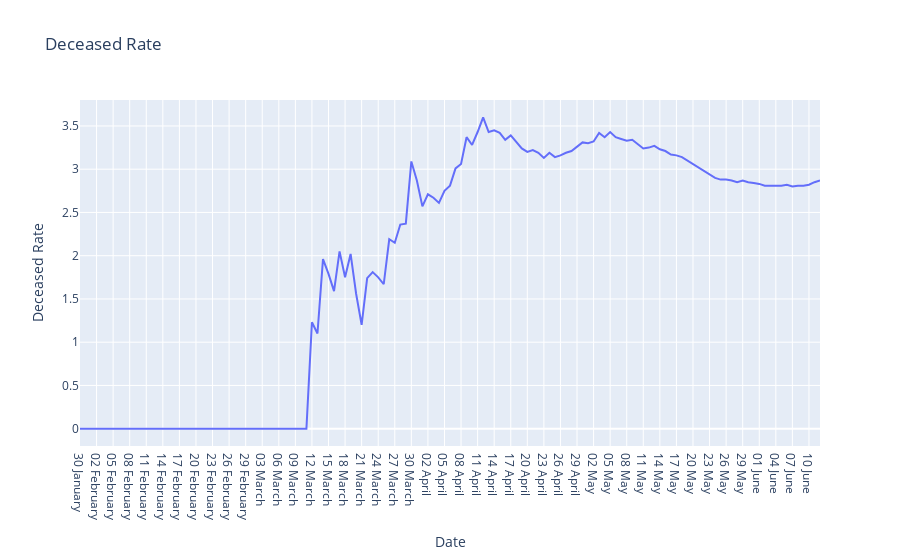

The code cell stored with this chart in its notebook:
### Code cell
px.line(daily, x='Date', y='Deceased Rate', title='Deceased Rate')

### Figure 1 — Plotly figure (JSON) as saved in the notebook; plotly's stock layout.template omitted (floating-point values rounded to 4 significant figures; data arrays with more than 128 entries replaced by an {"elided": "..."} marker saying what was removed)
{"data": [{"hovertemplate": "Date=%{x}<br>Deceased Rate=%{y}<extra></extra>", "legendgroup": "", "line": {"color": "#636efa", "dash": "solid"}, "mode": "lines", "name": "", "orientation": "v", "showlegend": false, "type": "scatter", "x": {"elided": "135 str values"}, "xaxis": "x", "y": {"elided": "135 float values"}, "yaxis": "y"}], "layout": {"legend": {"tracegroupgap": 0}, "title": {"text": "Deceased Rate"}, "xaxis": {"anchor": "y", "domain": [0, 1], "title": {"text": "Date"}}, "yaxis": {"anchor": "x", "domain": [0, 1], "title": {"text": "Deceased Rate"}}}}
